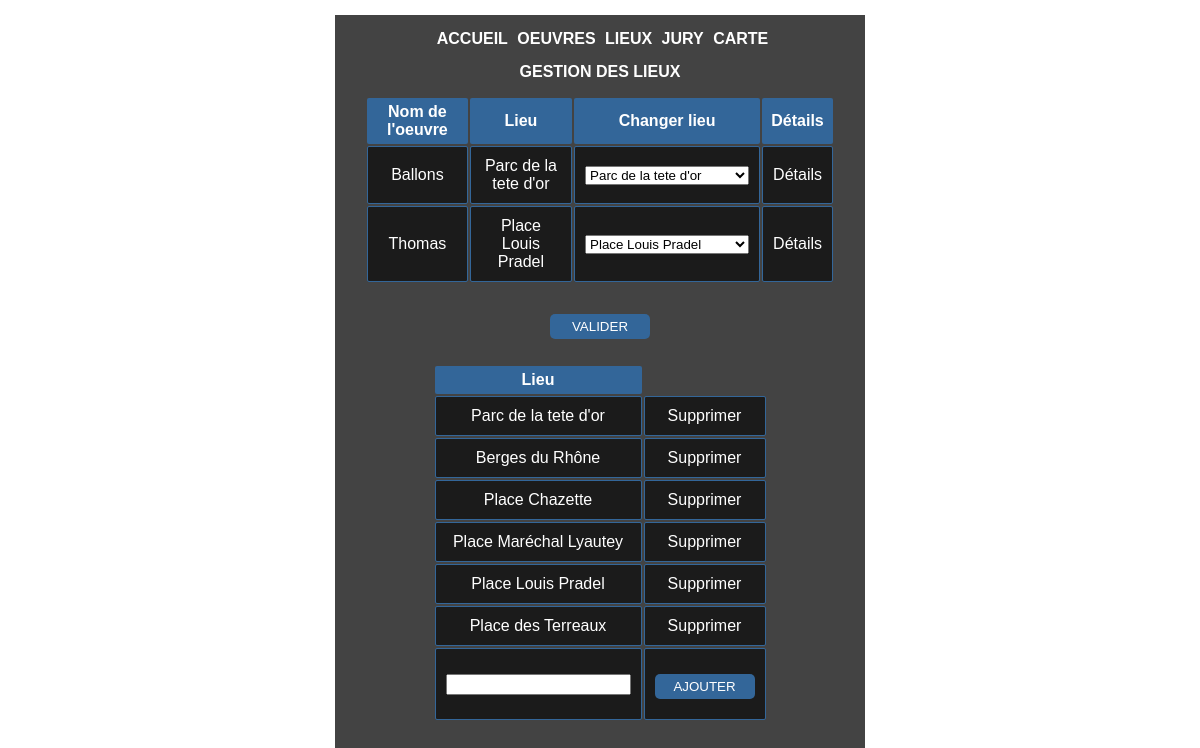
Before: /pages/admin.php with the older database file.
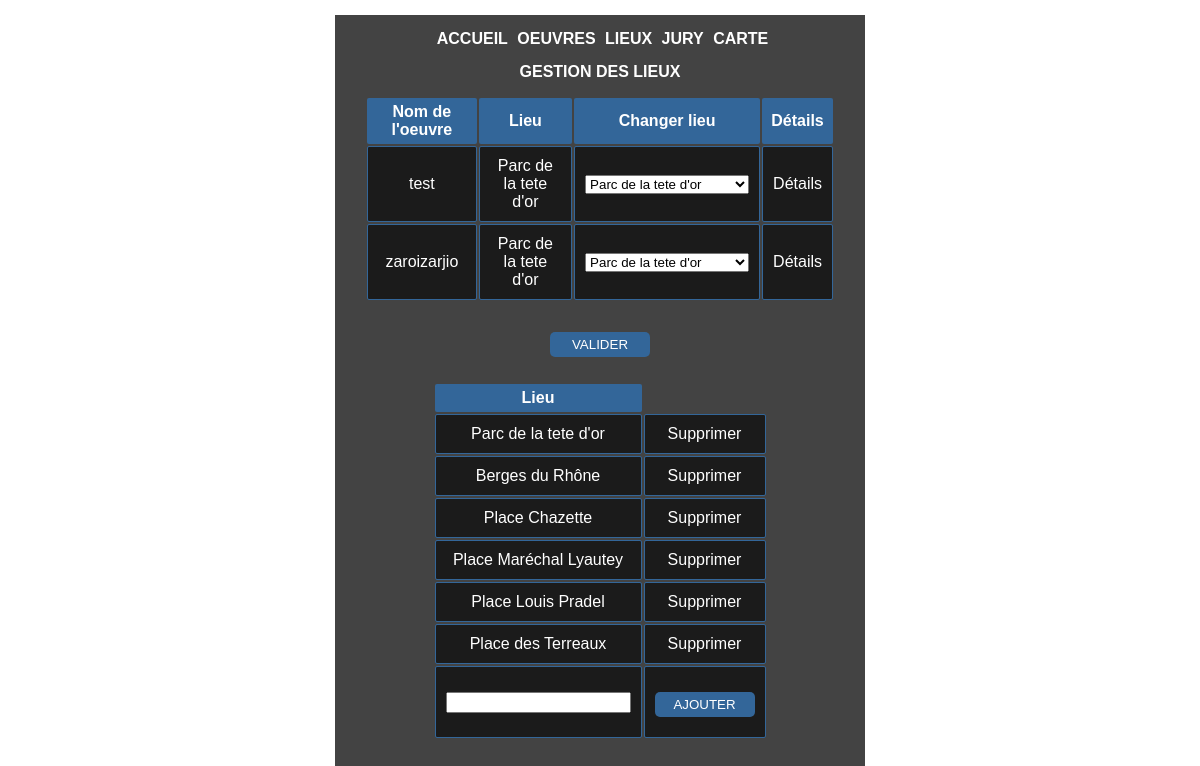
After: the same page with the newer database file.
### tables this page shows
CREATE TABLE IF NOT EXISTS `oeuvre_validee` (
  `idOeuvre` int(11) NOT NULL AUTO_INCREMENT,
  `idArtiste` int(11) NOT NULL,
  `nomOeuvre` varchar(30) NOT NULL,
  `nomArtiste` varchar(30) NOT NULL,
  `lieu` varchar(30) NOT NULL,
  `nomPhoto` varchar(30) NOT NULL,
  `budget` int(10) NOT NULL,
  `société` varchar(50) DEFAULT NULL,
  `superficie` int(11) NOT NULL,
  `poids` int(11) DEFAULT NULL,
  PRIMARY KEY (`idOeuvre`),
  KEY `idArtiste` (`idArtiste`)
);

CREATE TABLE IF NOT EXISTS `lieu` (
  `idLieu` int(11) NOT NULL AUTO_INCREMENT,
  `lieu` varchar(50) NOT NULL,
  PRIMARY KEY (`idLieu`)
);

### pages/admin.php (the view, shortened to what this page needs)
<?php
	$c = new Connexion();
	$connexion = $c->getConnexion();
?>
<DOCTYPE! html>
	<html>
		<head>
			<link href="../vue/style.css" rel="stylesheet" type="text/css" />
		</head>
		<body>
			<div class="general">
				<form action="../templates/pageGestionLieu.php" method="get">
					<table>
						<caption> Gestion des lieux </caption>
						<tr>
							<th> Nom de l'oeuvre </th>
							<th> Lieu </th>
							<th> Changer lieu </th>
							<th> Détails </th>
						</tr>
							<?php
								$resultats=$connexion->query('SELECT idOeuvre, nomOeuvre, lieu FROM `oeuvre_validee` ORDER by idOeuvre');
								$resultats->setFetchMode(PDO::FETCH_OBJ);
								while($resultat = $resultats->fetch() )
								{
									echo '<tr> <td> '. $resultat->nomOeuvre. '</td>';
									echo '<td> '. $resultat->lieu. '</td>';
									echo '<td> <select name="lieu[]">';
												$resus=$connexion->query('SELECT * FROM `lieu` ORDER BY idLieu');
												$resus->setFetchMode(PDO::FETCH_OBJ);
												while($res = $resus->fetch())
												{
													if(strcmp($resultat->lieu, $res->lieu) == 0){
														echo '<option value="'.$res->lieu.'" selected> '. $res->lieu. '</option>';
													}else{
														echo '<option value="'.$res->lieu.'"> '. $res->lieu. '</option>';
													}
												}
												echo'</select>
											</td>';
									echo '<td> <a href="pageDetailsOeuvreAdmin.php?idOeuvreValidee='.$resultat->idOeuvre.'"> Détails </a> </td> </tr>';
								}
							?>
					</table>
					<input class="valider" type="submit" value="VALIDER"/>
				</form>
				<form action="../templates/pageGestionLieu2.php" method="get">
					<table>
						<tr>
							<th> Lieu </th>
						</tr>
							<?php
								$resultats=$connexion->query('SELECT * FROM `lieu` ORDER BY idLieu');
								$resultats->setFetchMode(PDO::FETCH_OBJ);
								while($resultat = $resultats->fetch() )
								{
									echo '<tr> <td> '. $resultat->lieu. '</td>';
									echo '<td> <a onclick="return(confirm(\'Voulez-vous vraiment supprimer?\'));"
									href="../templates/pageSuppressionLieu.php?idLieu='.$resultat->idLieu.'">
									 Supprimer </a> </td>';
								}
							?>
							<tr> <td> <input type="text" name="lieu" /> </td>
								<td> <input class="valider" type="submit" value="AJOUTER" /> </td> </tr>
						</tr>
					</table>
				</form>
			</div>
		</body>
	</html>

Changed rows visible on the page:
removed oeuvre_validee: nomOeuvre "Ballons", lieu "Parc de la tete d'or"
removed oeuvre_validee: nomOeuvre "Thomas", lieu "Place Louis Pradel"
added oeuvre_validee: nomOeuvre "test", lieu "Parc de la tete d'or"
added oeuvre_validee: nomOeuvre "zaroizarjio", lieu "Parc de la tete d'or"
